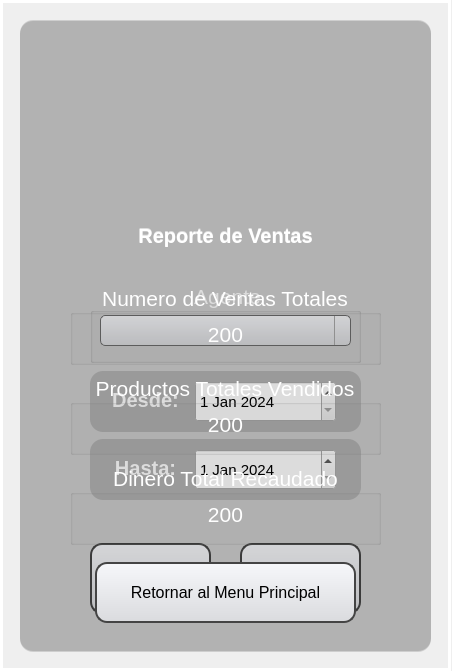
<?xml version="1.0" encoding="UTF-8"?>
<ui version="4.0">
 <class>MainWindow</class>
 <widget class="QMainWindow" name="MainWindow">
  <property name="geometry">
   <rect>
    <x>0</x>
    <y>0</y>
    <width>452</width>
    <height>671</height>
   </rect>
  </property>
  <property name="minimumSize">
   <size>
    <width>452</width>
    <height>671</height>
   </size>
  </property>
  <property name="maximumSize">
   <size>
    <width>452</width>
    <height>671</height>
   </size>
  </property>
  <property name="windowTitle">
   <string>MainWindow</string>
  </property>
  <widget class="QWidget" name="centralwidget">
   <widget class="QLabel" name="label">
    <property name="geometry">
     <rect>
      <x>0</x>
      <y>0</y>
      <width>451</width>
      <height>671</height>
     </rect>
    </property>
    <property name="text">
     <string/>
    </property>
    <property name="pixmap">
     <pixmap>../view_img/fondo.png</pixmap>
    </property>
    <property name="scaledContents">
     <bool>true</bool>
    </property>
   </widget>
   <widget class="QLabel" name="label_14">
    <property name="enabled">
     <bool>false</bool>
    </property>
    <property name="geometry">
     <rect>
      <x>0</x>
      <y>0</y>
      <width>451</width>
      <height>671</height>
     </rect>
    </property>
    <property name="styleSheet">
     <string notr="true">background-color: qlineargradient(spread:pad, x1:0, y1:0, x2:0, y2:00715909, stop:0 rgba(0, 0, 0, 35), stop:0.375 rgba(0, 0, 0, 50), stop:0.835227 rgba(0, 0, 0, 75));

border: 3px solid white; </string>
    </property>
    <property name="text">
     <string/>
    </property>
   </widget>
   <widget class="QWidget" name="widget_1" native="true">
    <property name="geometry">
     <rect>
      <x>0</x>
      <y>-1</y>
      <width>451</width>
      <height>671</height>
     </rect>
    </property>
    <widget class="QLabel" name="label_4">
     <property name="geometry">
      <rect>
       <x>20</x>
       <y>21</y>
       <width>411</width>
       <height>631</height>
      </rect>
     </property>
     <property name="styleSheet">
      <string notr="true">background-color:rgba(0,0,0,35);
border-radius:13px</string>
     </property>
     <property name="text">
      <string/>
     </property>
    </widget>
    <widget class="QLabel" name="label_3">
     <property name="geometry">
      <rect>
       <x>100</x>
       <y>216</y>
       <width>251</width>
       <height>41</height>
      </rect>
     </property>
     <property name="font">
      <font>
       <pointsize>15</pointsize>
       <weight>75</weight>
       <bold>true</bold>
      </font>
     </property>
     <property name="styleSheet">
      <string notr="true">color: white</string>
     </property>
     <property name="text">
      <string>&lt;html&gt;&lt;head/&gt;&lt;body&gt;&lt;p&gt;Reporte de Ventas&lt;/p&gt;&lt;/body&gt;&lt;/html&gt;</string>
     </property>
     <property name="scaledContents">
      <bool>false</bool>
     </property>
     <property name="alignment">
      <set>Qt::AlignCenter</set>
     </property>
    </widget>
    <widget class="QLabel" name="label_2">
     <property name="geometry">
      <rect>
       <x>154</x>
       <y>73</y>
       <width>141</width>
       <height>141</height>
      </rect>
     </property>
     <property name="text">
      <string/>
     </property>
     <property name="pixmap">
      <pixmap>../view_img/REPORTEVENTAS.png</pixmap>
     </property>
     <property name="scaledContents">
      <bool>true</bool>
     </property>
     <property name="alignment">
      <set>Qt::AlignCenter</set>
     </property>
     <property name="wordWrap">
      <bool>false</bool>
     </property>
     <property name="margin">
      <number>-10</number>
     </property>
    </widget>
    <widget class="QLabel" name="label_5">
     <property name="geometry">
      <rect>
       <x>250</x>
       <y>53</y>
       <width>81</width>
       <height>81</height>
      </rect>
     </property>
     <property name="styleSheet">
      <string notr="true">image: url(:/image/IMG/metrologo.png);</string>
     </property>
     <property name="text">
      <string/>
     </property>
     <property name="pixmap">
      <pixmap>../view_img/metrologo.png</pixmap>
     </property>
     <property name="scaledContents">
      <bool>true</bool>
     </property>
    </widget>
    <widget class="QLabel" name="label_6">
     <property name="geometry">
      <rect>
       <x>100</x>
       <y>40</y>
       <width>251</width>
       <height>231</height>
      </rect>
     </property>
     <property name="styleSheet">
      <string notr="true">background-color: qlineargradient(spread:pad, x1:0, y1:0, x2:0, y2:00715909, stop:0 rgba(0, 0, 0, 20), stop:0.375 rgba(0, 0, 0, 50), stop:0.835227 rgba(0, 0, 0, 75));
border-radius: 20px;</string>
     </property>
     <property name="text">
      <string/>
     </property>
    </widget>
    <widget class="QLabel" name="label_7">
     <property name="geometry">
      <rect>
       <x>90</x>
       <y>372</y>
       <width>271</width>
       <height>61</height>
      </rect>
     </property>
     <property name="styleSheet">
      <string notr="true">background-color:rgba(0,0,0,35);
border-radius:13px</string>
     </property>
     <property name="text">
      <string/>
     </property>
    </widget>
    <widget class="QPushButton" name="btGenerar">
     <property name="geometry">
      <rect>
       <x>90</x>
       <y>544</y>
       <width>121</width>
       <height>71</height>
      </rect>
     </property>
     <property name="minimumSize">
      <size>
       <width>0</width>
       <height>0</height>
      </size>
     </property>
     <property name="font">
      <font>
       <pointsize>13</pointsize>
       <weight>50</weight>
       <bold>false</bold>
       <underline>false</underline>
       <strikeout>false</strikeout>
      </font>
     </property>
     <property name="styleSheet">
      <string notr="true">QPushButton {
	 background: qlineargradient(x1:0, y1:0, x2:0, y2:1, stop:0 #f6f7fa, stop:1 #dadbde);
	border: 2px solid #444444;
    text-align: center; 
    text-decoration: none; 
    border-radius: 12px;
}

QPushButton:hover {
	background-color: rgb(241, 241, 241);
}

QPushButton:pressed {
	background-color: rgb(223, 223, 223);
}
</string>
     </property>
     <property name="text">
      <string>Generar</string>
     </property>
    </widget>
    <widget class="QPushButton" name="btCancelar">
     <property name="geometry">
      <rect>
       <x>240</x>
       <y>544</y>
       <width>121</width>
       <height>71</height>
      </rect>
     </property>
     <property name="font">
      <font>
       <pointsize>13</pointsize>
       <weight>50</weight>
       <bold>false</bold>
       <underline>false</underline>
       <strikeout>false</strikeout>
      </font>
     </property>
     <property name="styleSheet">
      <string notr="true">QPushButton {
	 background: qlineargradient(x1:0, y1:0, x2:0, y2:1, stop:0 #f6f7fa, stop:1 #dadbde);
	border: 2px solid #444444;
    text-align: center; 
    text-decoration: none; 
    border-radius: 12px;
}

QPushButton:hover {
	background-color: rgb(255, 0, 0);
}

QPushButton:pressed {
	background-color: rgb(166, 0, 0);
}</string>
     </property>
     <property name="text">
      <string>Cancelar</string>
     </property>
    </widget>
    <widget class="QLabel" name="label_8">
     <property name="geometry">
      <rect>
       <x>105</x>
       <y>376</y>
       <width>81</width>
       <height>51</height>
      </rect>
     </property>
     <property name="font">
      <font>
       <pointsize>15</pointsize>
       <weight>75</weight>
       <bold>true</bold>
      </font>
     </property>
     <property name="styleSheet">
      <string notr="true">color: white</string>
     </property>
     <property name="text">
      <string>&lt;html&gt;&lt;head/&gt;&lt;body&gt;&lt;p&gt;Desde:&lt;/p&gt;&lt;/body&gt;&lt;/html&gt;</string>
     </property>
     <property name="scaledContents">
      <bool>false</bool>
     </property>
     <property name="alignment">
      <set>Qt::AlignCenter</set>
     </property>
    </widget>
    <widget class="QDateEdit" name="desde_de">
     <property name="geometry">
      <rect>
       <x>195</x>
       <y>382</y>
       <width>141</width>
       <height>41</height>
      </rect>
     </property>
     <property name="font">
      <font>
       <pointsize>11</pointsize>
      </font>
     </property>
     <property name="date">
      <date>
       <year>2024</year>
       <month>1</month>
       <day>1</day>
      </date>
     </property>
    </widget>
    <widget class="QLabel" name="label_9">
     <property name="geometry">
      <rect>
       <x>90</x>
       <y>440</y>
       <width>271</width>
       <height>61</height>
      </rect>
     </property>
     <property name="styleSheet">
      <string notr="true">background-color:rgba(0,0,0,35);
border-radius:13px</string>
     </property>
     <property name="text">
      <string/>
     </property>
    </widget>
    <widget class="QDateEdit" name="hasta_de">
     <property name="geometry">
      <rect>
       <x>195</x>
       <y>450</y>
       <width>141</width>
       <height>41</height>
      </rect>
     </property>
     <property name="font">
      <font>
       <pointsize>11</pointsize>
      </font>
     </property>
     <property name="date">
      <date>
       <year>2024</year>
       <month>1</month>
       <day>1</day>
      </date>
     </property>
    </widget>
    <widget class="QLabel" name="label_10">
     <property name="geometry">
      <rect>
       <x>105</x>
       <y>444</y>
       <width>81</width>
       <height>51</height>
      </rect>
     </property>
     <property name="font">
      <font>
       <pointsize>15</pointsize>
       <weight>75</weight>
       <bold>true</bold>
      </font>
     </property>
     <property name="styleSheet">
      <string notr="true">color: white</string>
     </property>
     <property name="text">
      <string>&lt;html&gt;&lt;head/&gt;&lt;body&gt;&lt;p&gt;Hasta:&lt;/p&gt;&lt;/body&gt;&lt;/html&gt;</string>
     </property>
     <property name="scaledContents">
      <bool>false</bool>
     </property>
     <property name="alignment">
      <set>Qt::AlignCenter</set>
     </property>
    </widget>
    <widget class="QGroupBox" name="GB_2_CLIENT">
     <property name="geometry">
      <rect>
       <x>90</x>
       <y>283</y>
       <width>271</width>
       <height>81</height>
      </rect>
     </property>
     <property name="font">
      <font>
       <pointsize>16</pointsize>
       <weight>50</weight>
       <bold>false</bold>
      </font>
     </property>
     <property name="styleSheet">
      <string notr="true">QComboBox {
    color: black;
}

QGroupBox{
color: white
}
</string>
     </property>
     <property name="title">
      <string>Agente</string>
     </property>
     <property name="alignment">
      <set>Qt::AlignCenter</set>
     </property>
     <widget class="QComboBox" name="cb_filtro">
      <property name="geometry">
       <rect>
        <x>10</x>
        <y>33</y>
        <width>251</width>
        <height>31</height>
       </rect>
      </property>
      <property name="font">
       <font>
        <family>MS Shell Dlg 2</family>
        <pointsize>12</pointsize>
        <weight>50</weight>
        <italic>false</italic>
        <bold>false</bold>
       </font>
      </property>
      <property name="styleSheet">
       <string notr="true">QComboBox {
    background: qlineargradient(x1:0, y1:0, x2:0, y2:1, stop:0 #f6f7fa, stop:1 #dadbde);
    border: 1px solid #6c6c6c;
    border-radius: 5px;
    padding: 1px 18px 1px 3px;
    min-width: 6em;
	font: 12pt &quot;MS Shell Dlg 2&quot;;
}

QComboBox::drop-down {
    border-left-width: 1px;
    border-left-color: darkgray;
    border-left-style: solid;    
}
QComboBox::down-arrow {
	border-image: url(:/Imagenes/203484.png);
}

</string>
      </property>
      <property name="editable">
       <bool>true</bool>
      </property>
     </widget>
    </widget>
    <widget class="QLabel" name="warning">
     <property name="geometry">
      <rect>
       <x>30</x>
       <y>500</y>
       <width>391</width>
       <height>41</height>
      </rect>
     </property>
     <property name="font">
      <font>
       <pointsize>11</pointsize>
       <weight>75</weight>
       <bold>true</bold>
      </font>
     </property>
     <property name="styleSheet">
      <string notr="true">color: red</string>
     </property>
     <property name="text">
      <string/>
     </property>
     <property name="alignment">
      <set>Qt::AlignCenter</set>
     </property>
    </widget>
    <zorder>label_4</zorder>
    <zorder>label_6</zorder>
    <zorder>label_3</zorder>
    <zorder>label_2</zorder>
    <zorder>label_7</zorder>
    <zorder>btGenerar</zorder>
    <zorder>btCancelar</zorder>
    <zorder>label_5</zorder>
    <zorder>label_8</zorder>
    <zorder>desde_de</zorder>
    <zorder>label_9</zorder>
    <zorder>hasta_de</zorder>
    <zorder>label_10</zorder>
    <zorder>GB_2_CLIENT</zorder>
    <zorder>warning</zorder>
   </widget>
   <widget class="QWidget" name="widget_2" native="true">
    <property name="geometry">
     <rect>
      <x>0</x>
      <y>0</y>
      <width>451</width>
      <height>671</height>
     </rect>
    </property>
    <widget class="QLabel" name="label_12">
     <property name="geometry">
      <rect>
       <x>20</x>
       <y>21</y>
       <width>411</width>
       <height>631</height>
      </rect>
     </property>
     <property name="styleSheet">
      <string notr="true">background-color:rgba(0,0,0,35);
border-radius:13px</string>
     </property>
     <property name="text">
      <string/>
     </property>
    </widget>
    <widget class="QLabel" name="label_13">
     <property name="geometry">
      <rect>
       <x>100</x>
       <y>40</y>
       <width>251</width>
       <height>231</height>
      </rect>
     </property>
     <property name="styleSheet">
      <string notr="true">background-color: qlineargradient(spread:pad, x1:0, y1:0, x2:0, y2:00715909, stop:0 rgba(0, 0, 0, 20), stop:0.375 rgba(0, 0, 0, 50), stop:0.835227 rgba(0, 0, 0, 75));
border-radius: 20px;</string>
     </property>
     <property name="text">
      <string/>
     </property>
    </widget>
    <widget class="QLabel" name="label_15">
     <property name="geometry">
      <rect>
       <x>250</x>
       <y>53</y>
       <width>81</width>
       <height>81</height>
      </rect>
     </property>
     <property name="styleSheet">
      <string notr="true">image: url(:/image/IMG/metrologo.png);</string>
     </property>
     <property name="text">
      <string/>
     </property>
     <property name="pixmap">
      <pixmap>../view_img/metrologo.png</pixmap>
     </property>
     <property name="scaledContents">
      <bool>true</bool>
     </property>
    </widget>
    <widget class="QLabel" name="label_16">
     <property name="geometry">
      <rect>
       <x>154</x>
       <y>73</y>
       <width>141</width>
       <height>141</height>
      </rect>
     </property>
     <property name="text">
      <string/>
     </property>
     <property name="pixmap">
      <pixmap>../view_img/REPORTEVENTAS.png</pixmap>
     </property>
     <property name="scaledContents">
      <bool>true</bool>
     </property>
     <property name="alignment">
      <set>Qt::AlignCenter</set>
     </property>
     <property name="wordWrap">
      <bool>false</bool>
     </property>
     <property name="margin">
      <number>-10</number>
     </property>
    </widget>
    <widget class="QLabel" name="label_17">
     <property name="geometry">
      <rect>
       <x>100</x>
       <y>216</y>
       <width>251</width>
       <height>41</height>
      </rect>
     </property>
     <property name="font">
      <font>
       <pointsize>15</pointsize>
       <weight>75</weight>
       <bold>true</bold>
      </font>
     </property>
     <property name="styleSheet">
      <string notr="true">color: white</string>
     </property>
     <property name="text">
      <string>&lt;html&gt;&lt;head/&gt;&lt;body&gt;&lt;p&gt;Reporte de Ventas&lt;/p&gt;&lt;/body&gt;&lt;/html&gt;</string>
     </property>
     <property name="scaledContents">
      <bool>false</bool>
     </property>
     <property name="alignment">
      <set>Qt::AlignCenter</set>
     </property>
    </widget>
    <widget class="QPushButton" name="bTretorno">
     <property name="geometry">
      <rect>
       <x>95</x>
       <y>562</y>
       <width>261</width>
       <height>61</height>
      </rect>
     </property>
     <property name="font">
      <font>
       <pointsize>12</pointsize>
       <weight>50</weight>
       <bold>false</bold>
       <underline>false</underline>
       <strikeout>false</strikeout>
      </font>
     </property>
     <property name="styleSheet">
      <string notr="true">QPushButton {
	color: black;
	 background: qlineargradient(x1:0, y1:0, x2:0, y2:1, stop:0 #f6f7fa, stop:1 #dadbde);
	border: 2px solid #444444;
    text-align: center; 
    text-decoration: none; 
    border-radius: 12px;
}

QPushButton:hover {
	background-color: rgb(255, 0, 0);
}

QPushButton:pressed {
	background-color: rgb(166, 0, 0);
}</string>
     </property>
     <property name="text">
      <string>Retornar al Menu Principal</string>
     </property>
    </widget>
    <widget class="QGroupBox" name="GB_2_CLIENT_2">
     <property name="geometry">
      <rect>
       <x>70</x>
       <y>284</y>
       <width>311</width>
       <height>81</height>
      </rect>
     </property>
     <property name="font">
      <font>
       <pointsize>16</pointsize>
       <weight>50</weight>
       <bold>false</bold>
      </font>
     </property>
     <property name="styleSheet">
      <string notr="true">QComboBox {
    color: black;
}

QGroupBox{
color: white
}
</string>
     </property>
     <property name="title">
      <string>Numero de Ventas Totales</string>
     </property>
     <property name="alignment">
      <set>Qt::AlignCenter</set>
     </property>
     <widget class="QLabel" name="ventasT_le">
      <property name="geometry">
       <rect>
        <x>10</x>
        <y>35</y>
        <width>291</width>
        <height>31</height>
       </rect>
      </property>
      <property name="font">
       <font>
        <pointsize>16</pointsize>
       </font>
      </property>
      <property name="styleSheet">
       <string notr="true">color: white;</string>
      </property>
      <property name="text">
       <string>200</string>
      </property>
      <property name="alignment">
       <set>Qt::AlignCenter</set>
      </property>
     </widget>
    </widget>
    <widget class="QGroupBox" name="GB_2_CLIENT_3">
     <property name="geometry">
      <rect>
       <x>70</x>
       <y>374</y>
       <width>311</width>
       <height>81</height>
      </rect>
     </property>
     <property name="font">
      <font>
       <pointsize>16</pointsize>
       <weight>50</weight>
       <bold>false</bold>
      </font>
     </property>
     <property name="styleSheet">
      <string notr="true">QComboBox {
    color: black;
}

QGroupBox{
color: white
}
</string>
     </property>
     <property name="title">
      <string>Productos Totales Vendidos</string>
     </property>
     <property name="alignment">
      <set>Qt::AlignCenter</set>
     </property>
     <widget class="QLabel" name="prodT_le">
      <property name="geometry">
       <rect>
        <x>10</x>
        <y>35</y>
        <width>291</width>
        <height>31</height>
       </rect>
      </property>
      <property name="font">
       <font>
        <pointsize>16</pointsize>
       </font>
      </property>
      <property name="styleSheet">
       <string notr="true">color: white;</string>
      </property>
      <property name="text">
       <string>200</string>
      </property>
      <property name="alignment">
       <set>Qt::AlignCenter</set>
      </property>
     </widget>
    </widget>
    <widget class="QGroupBox" name="GB_2_CLIENT_4">
     <property name="geometry">
      <rect>
       <x>70</x>
       <y>464</y>
       <width>311</width>
       <height>81</height>
      </rect>
     </property>
     <property name="font">
      <font>
       <pointsize>16</pointsize>
       <weight>50</weight>
       <bold>false</bold>
      </font>
     </property>
     <property name="styleSheet">
      <string notr="true">QComboBox {
    color: black;
}

QGroupBox{
color: white
}
</string>
     </property>
     <property name="title">
      <string>Dinero Total Recaudado</string>
     </property>
     <property name="alignment">
      <set>Qt::AlignCenter</set>
     </property>
     <widget class="QLabel" name="dineroT_le">
      <property name="geometry">
       <rect>
        <x>10</x>
        <y>35</y>
        <width>291</width>
        <height>31</height>
       </rect>
      </property>
      <property name="font">
       <font>
        <pointsize>16</pointsize>
       </font>
      </property>
      <property name="styleSheet">
       <string notr="true">color: white;</string>
      </property>
      <property name="text">
       <string>200</string>
      </property>
      <property name="alignment">
       <set>Qt::AlignCenter</set>
      </property>
     </widget>
    </widget>
    <zorder>label_12</zorder>
    <zorder>label_13</zorder>
    <zorder>label_16</zorder>
    <zorder>label_17</zorder>
    <zorder>label_15</zorder>
    <zorder>bTretorno</zorder>
    <zorder>GB_2_CLIENT_2</zorder>
    <zorder>GB_2_CLIENT_3</zorder>
    <zorder>GB_2_CLIENT_4</zorder>
   </widget>
  </widget>
 </widget>
 <resources>
  <include location="../view_img/Recursos.qrc"/>
 </resources>
 <connections/>
</ui>
